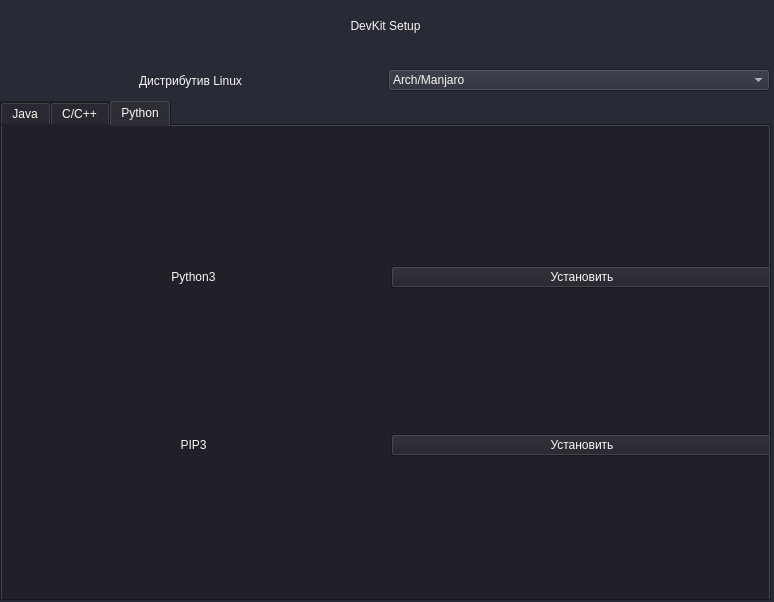
<?xml version="1.0" encoding="UTF-8"?>
<ui version="4.0">
 <class>MainWindow</class>
 <widget class="QMainWindow" name="MainWindow">
  <property name="geometry">
   <rect>
    <x>0</x>
    <y>0</y>
    <width>774</width>
    <height>602</height>
   </rect>
  </property>
  <property name="windowTitle">
   <string>MainWindow</string>
  </property>
  <property name="styleSheet">
   <string notr="true">font: 14pt &quot;Roboto&quot;;
background: #282a36;
color: #f8f8f2;</string>
  </property>
  <widget class="QWidget" name="centralwidget">
   <widget class="QLabel" name="label">
    <property name="geometry">
     <rect>
      <x>0</x>
      <y>0</y>
      <width>771</width>
      <height>51</height>
     </rect>
    </property>
    <property name="styleSheet">
     <string notr="true">text-align: center;</string>
    </property>
    <property name="text">
     <string>DevKit Setup</string>
    </property>
    <property name="alignment">
     <set>Qt::AlignCenter</set>
    </property>
   </widget>
   <widget class="QTabWidget" name="tabWidget">
    <property name="geometry">
     <rect>
      <x>0</x>
      <y>100</y>
      <width>771</width>
      <height>501</height>
     </rect>
    </property>
    <property name="styleSheet">
     <string notr="true">background: #202029;</string>
    </property>
    <property name="currentIndex">
     <number>2</number>
    </property>
    <widget class="QWidget" name="java_tab">
     <attribute name="title">
      <string>Java</string>
     </attribute>
     <widget class="QWidget" name="gridLayoutWidget">
      <property name="geometry">
       <rect>
        <x>0</x>
        <y>0</y>
        <width>771</width>
        <height>511</height>
       </rect>
      </property>
      <layout class="QGridLayout" name="gridLayout">
       <item row="0" column="1">
        <widget class="QPushButton" name="jdk17_btn">
         <property name="text">
          <string>Установить</string>
         </property>
        </widget>
       </item>
       <item row="0" column="0">
        <widget class="QLabel" name="label_2">
         <property name="text">
          <string>JDK 17</string>
         </property>
         <property name="alignment">
          <set>Qt::AlignCenter</set>
         </property>
        </widget>
       </item>
       <item row="1" column="0">
        <widget class="QLabel" name="label_3">
         <property name="text">
          <string>JRE 17</string>
         </property>
         <property name="alignment">
          <set>Qt::AlignCenter</set>
         </property>
        </widget>
       </item>
       <item row="1" column="1">
        <widget class="QPushButton" name="jre17_btn">
         <property name="text">
          <string>Установить</string>
         </property>
        </widget>
       </item>
      </layout>
     </widget>
    </widget>
    <widget class="QWidget" name="cpp_tab">
     <attribute name="title">
      <string>C/C++</string>
     </attribute>
     <widget class="QWidget" name="gridLayoutWidget_2">
      <property name="geometry">
       <rect>
        <x>0</x>
        <y>0</y>
        <width>771</width>
        <height>471</height>
       </rect>
      </property>
      <layout class="QGridLayout" name="gridLayout_2">
       <item row="0" column="1">
        <widget class="QPushButton" name="clang_btn">
         <property name="text">
          <string>Установить</string>
         </property>
        </widget>
       </item>
       <item row="0" column="0">
        <widget class="QLabel" name="label_5">
         <property name="text">
          <string>Компилятор CLANG</string>
         </property>
         <property name="alignment">
          <set>Qt::AlignCenter</set>
         </property>
        </widget>
       </item>
       <item row="1" column="0">
        <widget class="QLabel" name="label_6">
         <property name="text">
          <string>Компилятор GCC</string>
         </property>
         <property name="alignment">
          <set>Qt::AlignCenter</set>
         </property>
        </widget>
       </item>
       <item row="1" column="1">
        <widget class="QPushButton" name="gcc_btn">
         <property name="text">
          <string>Установить</string>
         </property>
        </widget>
       </item>
      </layout>
     </widget>
    </widget>
    <widget class="QWidget" name="python_tab">
     <attribute name="title">
      <string>Python</string>
     </attribute>
     <widget class="QWidget" name="gridLayoutWidget_3">
      <property name="geometry">
       <rect>
        <x>0</x>
        <y>0</y>
        <width>771</width>
        <height>471</height>
       </rect>
      </property>
      <layout class="QGridLayout" name="gridLayout_3">
       <item row="0" column="1">
        <widget class="QPushButton" name="python3_btn">
         <property name="text">
          <string>Установить</string>
         </property>
        </widget>
       </item>
       <item row="0" column="0">
        <widget class="QLabel" name="label_7">
         <property name="text">
          <string>Python3</string>
         </property>
         <property name="alignment">
          <set>Qt::AlignCenter</set>
         </property>
        </widget>
       </item>
       <item row="1" column="0">
        <widget class="QLabel" name="label_8">
         <property name="text">
          <string>PIP3</string>
         </property>
         <property name="alignment">
          <set>Qt::AlignCenter</set>
         </property>
        </widget>
       </item>
       <item row="1" column="1">
        <widget class="QPushButton" name="pip3_btn">
         <property name="text">
          <string>Установить</string>
         </property>
        </widget>
       </item>
      </layout>
     </widget>
    </widget>
   </widget>
   <widget class="QWidget" name="horizontalLayoutWidget">
    <property name="geometry">
     <rect>
      <x>-1</x>
      <y>60</y>
      <width>771</width>
      <height>41</height>
     </rect>
    </property>
    <layout class="QHBoxLayout" name="horizontalLayout">
     <item>
      <widget class="QLabel" name="label_4">
       <property name="text">
        <string>Дистрибутив Linux</string>
       </property>
       <property name="alignment">
        <set>Qt::AlignCenter</set>
       </property>
      </widget>
     </item>
     <item>
      <widget class="QComboBox" name="comboBox">
       <item>
        <property name="text">
         <string>Arch/Manjaro</string>
        </property>
       </item>
       <item>
        <property name="text">
         <string>Debian/Ubuntu</string>
        </property>
       </item>
      </widget>
     </item>
    </layout>
   </widget>
  </widget>
 </widget>
 <resources/>
 <connections/>
</ui>
